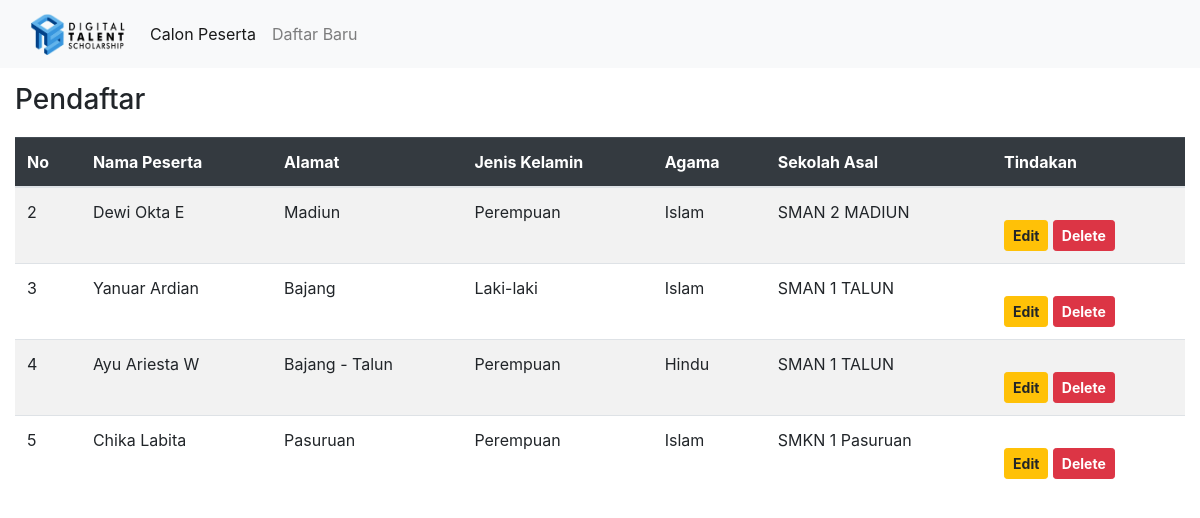
The page /pendaftar.php on the database its author committed.
### tables this page shows
CREATE TABLE `tbsiswa` (
  `id_siswa` int(11) NOT NULL,
  `nama_siswa` varchar(50) NOT NULL,
  `alamat` varchar(150) NOT NULL,
  `jenis_kelamin` enum('Laki-laki','Perempuan') NOT NULL,
  `agama` varchar(15) NOT NULL,
  `sekolah_asal` varchar(50) NOT NULL
);

### pendaftar.php (the view, shortened to what this page needs)
<?php
  include 'simpan.php';
?>
<!DOCTYPE html>
<html lang="en">
    <head>
        <link rel="stylesheet" href="https://maxcdn.bootstrapcdn.com/bootstrap/4.3.1/css/bootstrap.min.css">
        <link rel="stylesheet" href="style.css">
      </head>
    <body>
      <nav class="navbar navbar-expand-lg navbar-light bg-light">
        <div class="container-fluid">
          <a class="navbar-brand" href="index.php">
          <img src="images\dts-logo.png"  width="95" height="42" halt="logo-dts">
          </a>
          <div class="collapse navbar-collapse" id="navbarNavAltMarkup">
            <div class="navbar-nav">
              <a class="nav-link active" aria-current="page" href="pendaftar.php">Calon Peserta</a>
              <a class="nav-link" href="form-pendaftaran.php">Daftar Baru</a>
            </div>
          </div>
        </div>
      </nav>
      <div class="container-fluid">
        <h3 style="margin-top: 15px;  margin-bottom: 20px">Pendaftar</h3>
        <table class="table table-striped">
            <thead class="table-dark">
                <tr>
                    <th>No</th>
                    <th>Nama Peserta</th>
                    <th>Alamat</th>
                    <th>Jenis Kelamin</th>
                    <th>Agama</th>
                    <th>Sekolah Asal</th>
                    <th>Tindakan</th>
                </tr>
            </thead>
            <tbody>
                <?php
                    $tampil = mysqli_query($db, "SELECT * from tbsiswa");
                    while($data = mysqli_fetch_array($tampil)) :
                ?>
                <tr>
                    <td><?=$data['id_siswa']?></td>
                    <td><?=$data['nama_siswa']?></td>
                    <td><?=$data['alamat']?></td>
                    <td><?=$data['jenis_kelamin']?></td>
                    <td><?=$data['agama']?></td>
                    <td><?=$data['sekolah_asal']?></td>
                    <td>
                    <a href="edit.php?idsiswa=<?php echo $data['id_siswa']; ?>" type="button" class="btn btn-warning btn-sm"><b>Edit</b></a>
                    <a href="delete.php?idsiswa=<?php echo $data['id_siswa']; ?>" type="button" class="btn btn-danger btn-sm" onclick = "return confirm ('Apakah Anda Yakin Akan Menghapus Data Ini?')" class="tombol"><b>Delete</b></a>
                    </td>
                </tr>
                <?php endwhile; ?>
            </tbody>
        </table>
      </div>
    </body>
</html>

### style.css (style rules this page uses)
.btn { margin-top: 20px; }

### rows shown on the page
tbsiswa: id_siswa "2", nama_siswa "Dewi Okta E", alamat "Madiun", jenis_kelamin "Perempuan", agama "Islam", sekolah_asal "SMAN 2 MADIUN"
tbsiswa: id_siswa "3", nama_siswa "Yanuar Ardian", alamat "Bajang", jenis_kelamin "Laki-laki", agama "Islam", sekolah_asal "SMAN 1 TALUN"
tbsiswa: id_siswa "4", nama_siswa "Ayu Ariesta W", alamat "Bajang - Talun", jenis_kelamin "Perempuan", agama "Hindu", sekolah_asal "SMAN 1 TALUN"
tbsiswa: id_siswa "5", nama_siswa "Chika Labita", alamat "Pasuruan", jenis_kelamin "Perempuan", agama "Islam", sekolah_asal "SMKN 1 Pasuruan"
